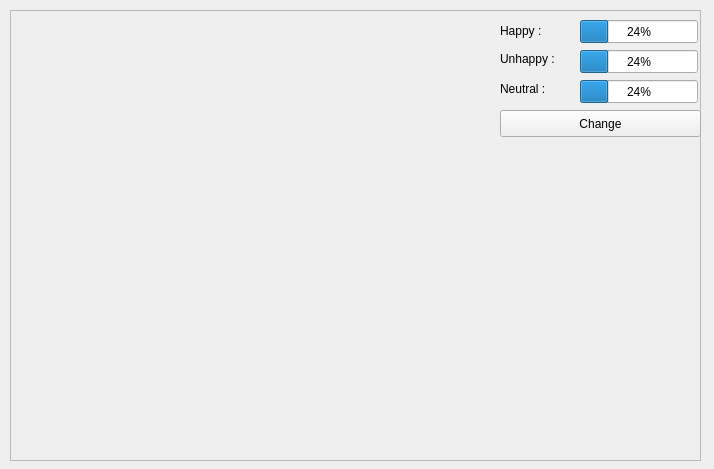
<?xml version="1.0" encoding="UTF-8"?>
<ui version="4.0">
 <class>Form</class>
 <widget class="QWidget" name="Form">
  <property name="geometry">
   <rect>
    <x>0</x>
    <y>0</y>
    <width>714</width>
    <height>469</height>
   </rect>
  </property>
  <property name="windowTitle">
   <string>Deep Facial Emotion Detector</string>
  </property>
  <widget class="QFrame" name="frame">
   <property name="geometry">
    <rect>
     <x>10</x>
     <y>10</y>
     <width>691</width>
     <height>451</height>
    </rect>
   </property>
   <property name="frameShape">
    <enum>QFrame::StyledPanel</enum>
   </property>
   <property name="frameShadow">
    <enum>QFrame::Raised</enum>
   </property>
   <widget class="QProgressBar" name="progressBar">
    <property name="geometry">
     <rect>
      <x>570</x>
      <y>10</y>
      <width>118</width>
      <height>23</height>
     </rect>
    </property>
    <property name="value">
     <number>24</number>
    </property>
   </widget>
   <widget class="QProgressBar" name="progressBar_2">
    <property name="geometry">
     <rect>
      <x>570</x>
      <y>40</y>
      <width>118</width>
      <height>23</height>
     </rect>
    </property>
    <property name="value">
     <number>24</number>
    </property>
   </widget>
   <widget class="QLabel" name="label">
    <property name="geometry">
     <rect>
      <x>490</x>
      <y>12</y>
      <width>66</width>
      <height>17</height>
     </rect>
    </property>
    <property name="text">
     <string>Happy :</string>
    </property>
   </widget>
   <widget class="QLabel" name="label_2">
    <property name="geometry">
     <rect>
      <x>490</x>
      <y>40</y>
      <width>66</width>
      <height>17</height>
     </rect>
    </property>
    <property name="text">
     <string>Unhappy :</string>
    </property>
   </widget>
   <widget class="QLabel" name="label_3">
    <property name="geometry">
     <rect>
      <x>490</x>
      <y>70</y>
      <width>66</width>
      <height>17</height>
     </rect>
    </property>
    <property name="text">
     <string>Neutral :</string>
    </property>
   </widget>
   <widget class="QProgressBar" name="progressBar_3">
    <property name="geometry">
     <rect>
      <x>570</x>
      <y>70</y>
      <width>118</width>
      <height>23</height>
     </rect>
    </property>
    <property name="value">
     <number>24</number>
    </property>
   </widget>
   <widget class="QPushButton" name="btnChange">
    <property name="geometry">
     <rect>
      <x>490</x>
      <y>100</y>
      <width>201</width>
      <height>27</height>
     </rect>
    </property>
    <property name="text">
     <string>Change</string>
    </property>
   </widget>
  </widget>
 </widget>
 <resources/>
 <connections/>
</ui>
